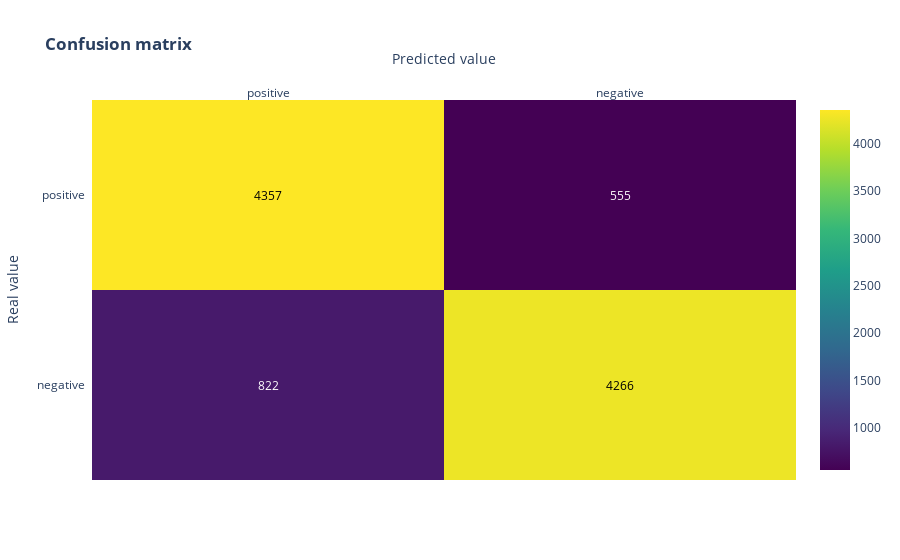

The code cell stored with this chart in its notebook:
### Code cell
conf_matrix(metrics.confusion_matrix(Y_test, y_pred_class))

### Figure 1 — Plotly figure (JSON) as saved in the notebook; plotly's stock layout.template omitted (floating-point values rounded to 4 significant figures)
{"data": [{"colorscale": [[0, "#440154"], [0.1111, "#482878"], [0.2222, "#3e4989"], [0.3333, "#31688e"], [0.4444, "#26828e"], [0.5556, "#1f9e89"], [0.6667, "#35b779"], [0.7778, "#6ece58"], [0.8889, "#b5de2b"], [1, "#fde725"]], "reversescale": false, "showscale": true, "type": "heatmap", "x": ["positive", "negative"], "y": ["negative", "positive"], "z": [[822, 4266], [4357, 555]]}], "layout": {"annotations": [{"font": {"color": "#FFFFFF"}, "showarrow": false, "text": "822", "x": "positive", "xref": "x", "y": "negative", "yref": "y"}, {"font": {"color": "#000000"}, "showarrow": false, "text": "4266", "x": "negative", "xref": "x", "y": "negative", "yref": "y"}, {"font": {"color": "#000000"}, "showarrow": false, "text": "4357", "x": "positive", "xref": "x", "y": "positive", "yref": "y"}, {"font": {"color": "#FFFFFF"}, "showarrow": false, "text": "555", "x": "negative", "xref": "x", "y": "positive", "yref": "y"}], "title": {"text": "<b>Confusion matrix</b>"}, "xaxis": {"dtick": 1, "gridcolor": "rgb(0, 0, 0)", "side": "top", "ticks": "", "title": {"text": "Predicted value"}}, "yaxis": {"dtick": 1, "ticks": "", "ticksuffix": "  ", "title": {"text": "Real value"}}}}
